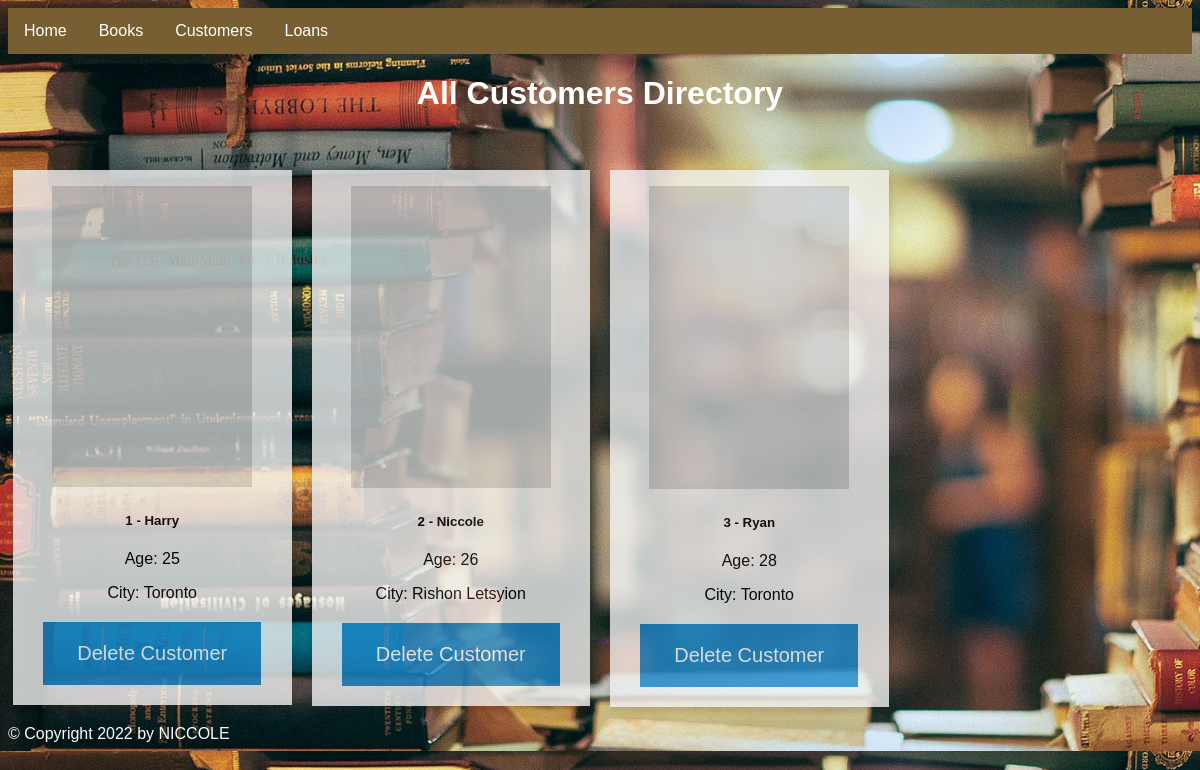
The app's page /customers/ with its own data.
### app.py (models this page shows, shortened)
class Customers(db.Model):
    id = db.Column(db.Integer, primary_key=True)
    customerName = db.Column(db.String(50), nullable=False)
    city = db.Column(db.String(30), nullable = False)
    age = db.Column(db.Integer, nullable=False)
    customer_loans = db.relationship('Loans', backref='customers', lazy=True)

### app.py (the view)
@app.route("/customers/", methods = ['GET', 'POST'])
def customers():
    return render_template('allCustomers.html', customers_list = Customers.query.all())

### templates/allCustomers.html
{% extends "layout.html" %}
{% block content %}
<h1 class="h1DisplayALL">All Customers Directory</h1><br><br>
<div class="row">
    {% for cust in customers_list %}
    <div class="column">
        <div class="card">
          <img src="https://picsum.photos/200/30{{cust.id}}" class="card-img-top" alt="...">
          <div class="card-body">
            <h5 class="card-title">{{cust.id}} - {{cust.customerName}}</h5>
            <p class="card-text">Age: {{cust.age}}</p>
            <p class="card-text">City: {{cust.city}}</p>
            <a class ="button" href="/deletecustomer/{{cust.id}}">Delete Customer</a>
          </div>
        </div>
      </div>
      {% endfor %}
</div>
{% endblock %}

### templates/layout.html (style rules this page uses)
* { box-sizing: border-box; }
body { font-family: Arial, Helvetica, sans-serif; background-image: url(/static/books.jpg); background-size: cover; }
.column { float: left; width: 25%; padding: 0 10px; }
.row { margin: 0 -5px; }
.row:after { content: ""; display: table; clear: both; }
.card { box-shadow: 0 4px 8px 0 rgba(0, 0, 0, 0.2); padding: 16px; text-align: center; background-color: #f1f1f1; opacity: 0.8; }
.button { background-color: #1c87c9; border: none; color: white; padding: 20px 34px; text-align: center; text-decoration: none; display: inline-block; font-size: 20px; margin: 4px 2px; cursor: pointer; }
.h1DisplayALL { color: rgb(255, 255, 255); text-align: center; font-family: Arial, Helvetica, sans-serif; }

### records on screen
Customers: id "1", customerName "Harry", age "25", city "Toronto"
Customers: id "2", customerName "Niccole", age "26", city "Rishon Letsyion"
Customers: id "3", customerName "Ryan", age "28", city "Toronto"
